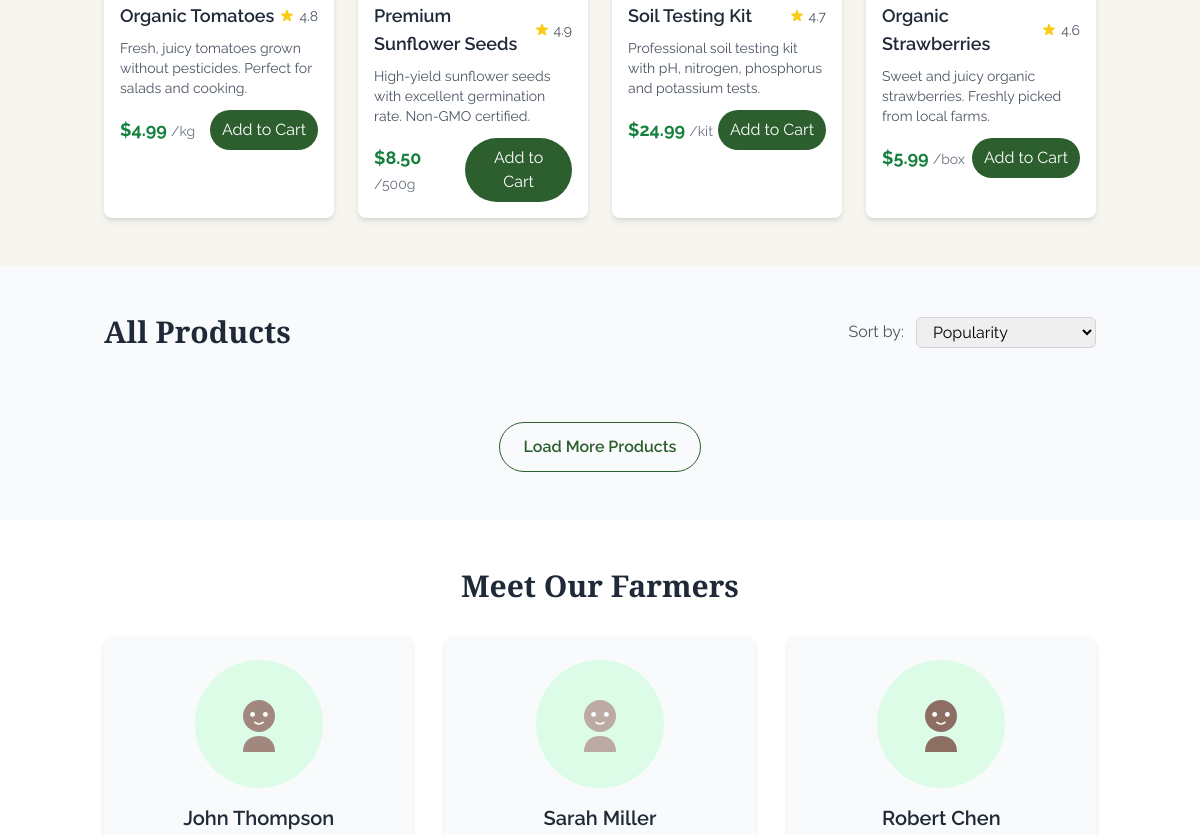
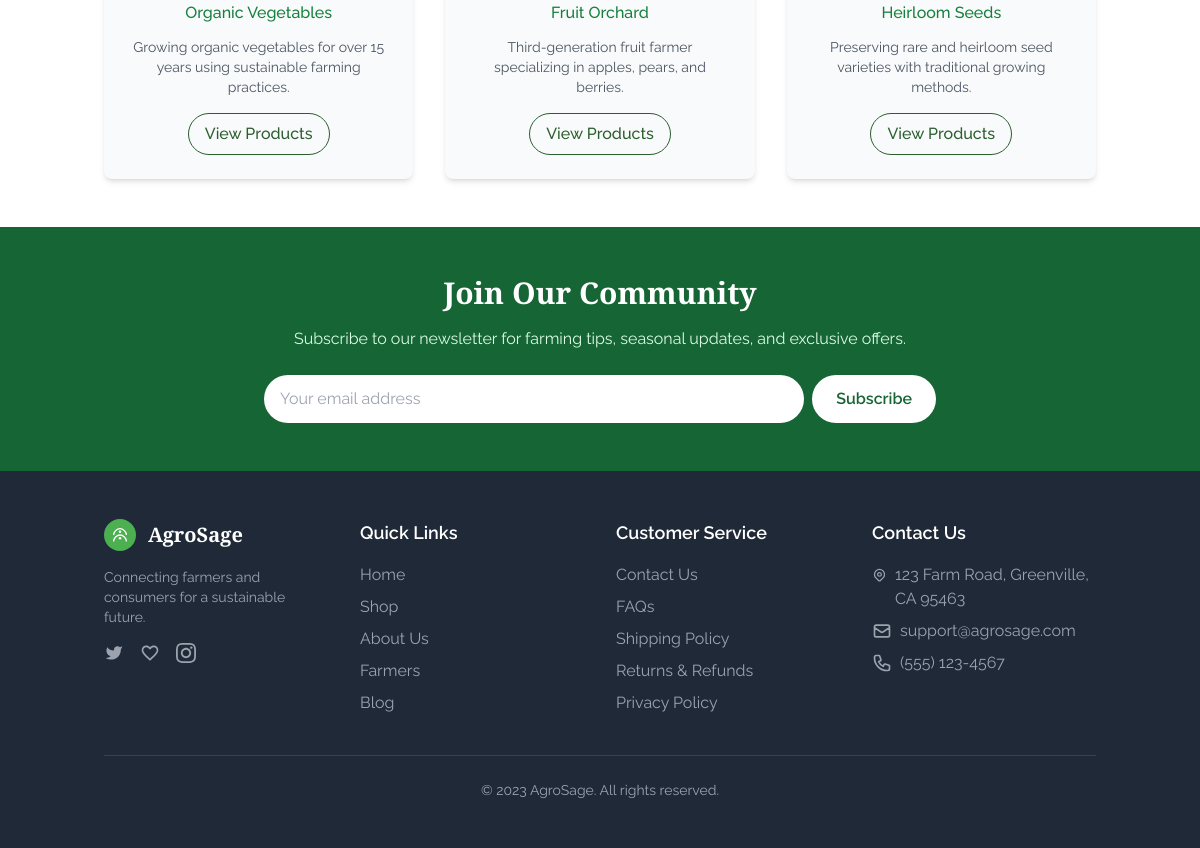
The page /market/ (lower part) on the database as committed earlier (2 pictures, top to bottom).
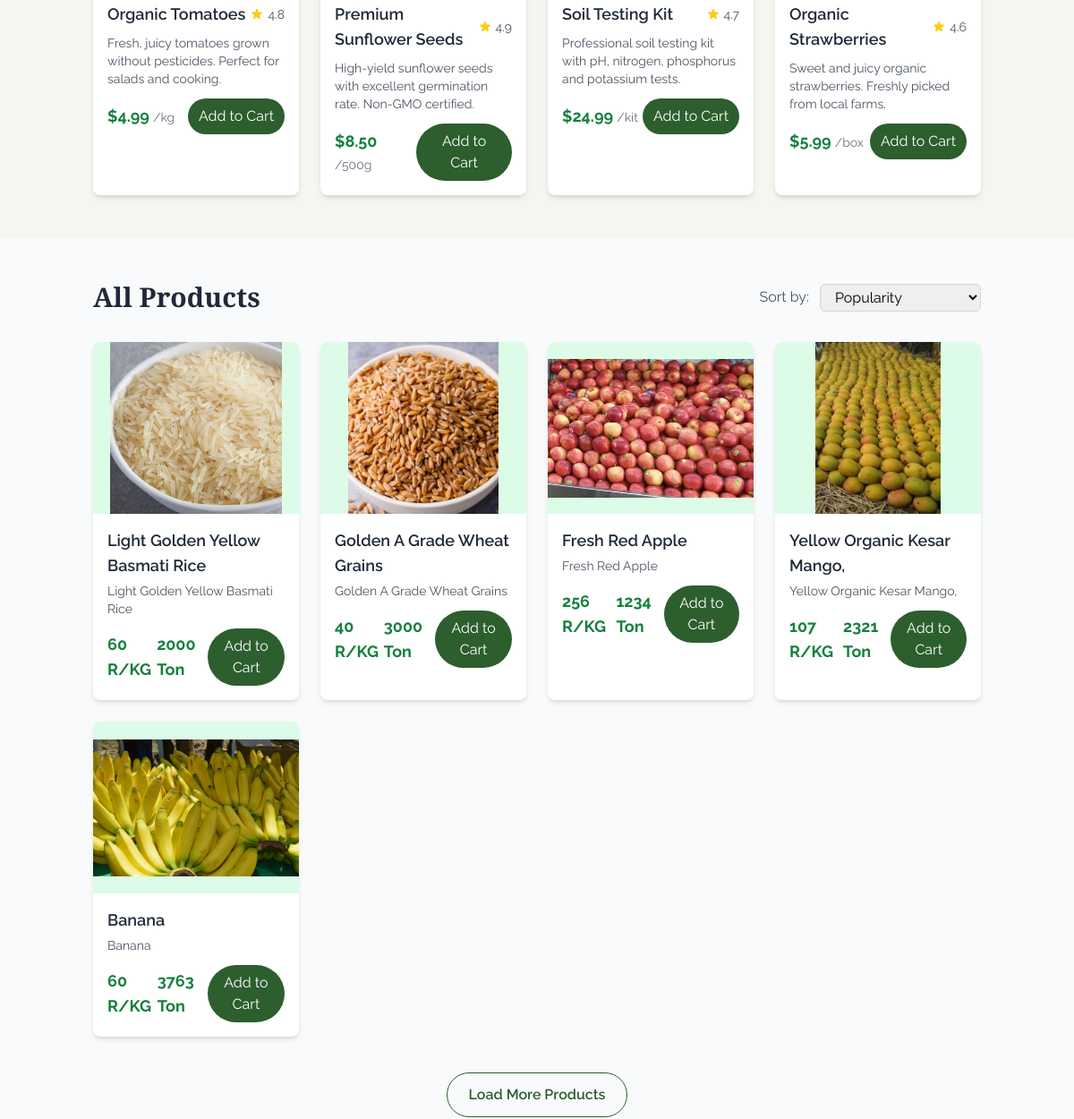
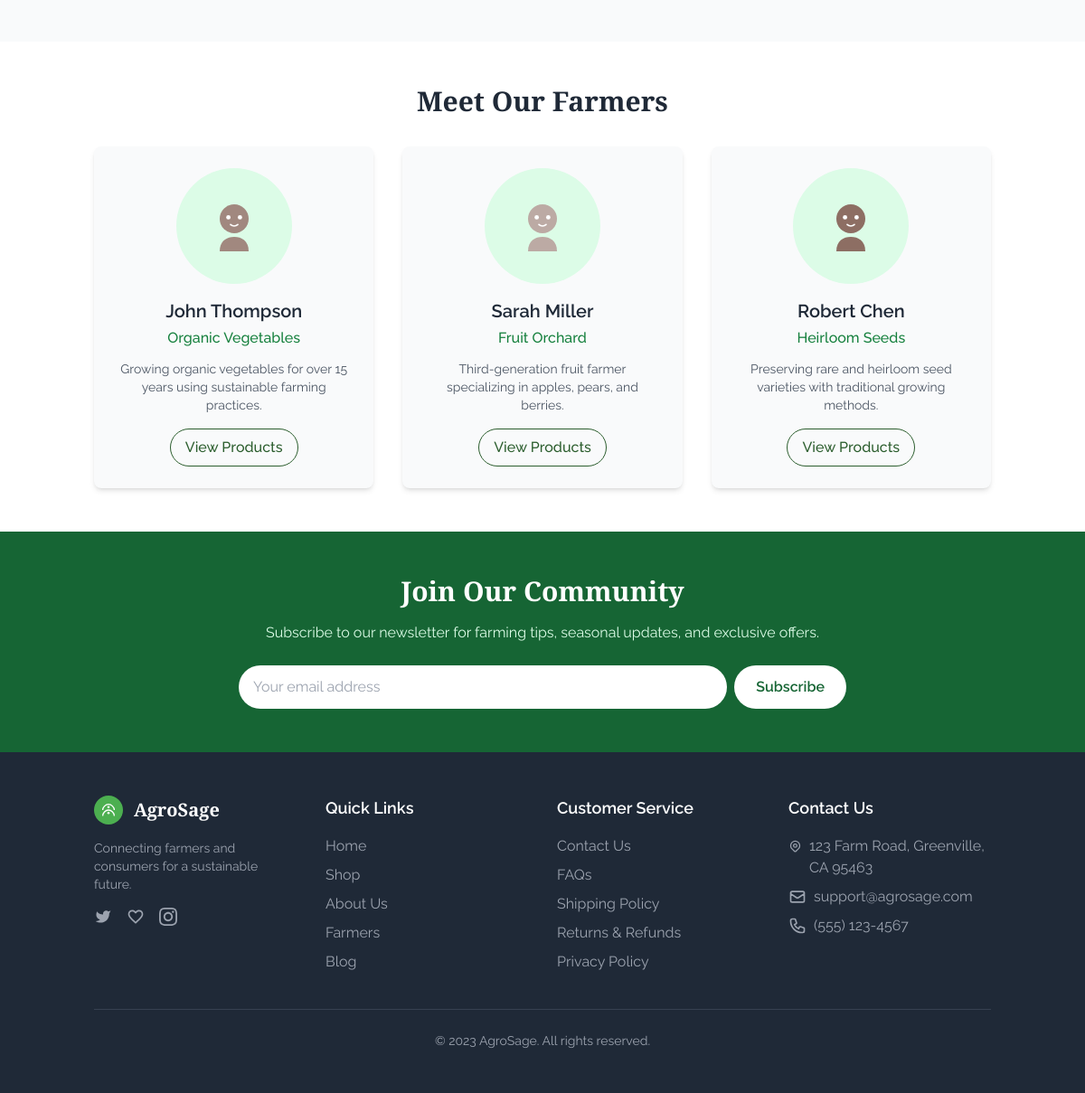
The same page on the database as committed later (2 pictures, top to bottom).
### home/models.py (models this page shows, shortened)
class MarketItems(models.Model):
    items_name = models.CharField(max_length=1000)
    items_description = models.TextField(max_length=1000)
    item_price = models.IntegerField()
    item_image = models.ImageField(upload_to='market_items/')
    items_weight = models.IntegerField()

### home/views.py (the view)
# urls.py: path("market/",views.market,name="market"),
def market(request):
    items = MarketItems.objects.all()
    context = {
        "market_items" : items
    }
    return render(request,"marketplace/market.html",context)

### templates/marketplace/market.html (shortened to what this page needs)
{% load static %}
<!DOCTYPE html>
<html lang="en">
<head>
    <script src="https://cdn.tailwindcss.com"></script>
</head>
<body>
    <section class="py-12">
        <div class="container mx-auto px-4">
            <div class="grid grid-cols-1 sm:grid-cols-2 md:grid-cols-3 lg:grid-cols-4 gap-6">
                <div class="product-card bg-white rounded-lg overflow-hidden shadow-md transition-all duration-300">
                    <div class="p-4">
                        <div class="flex justify-between items-center mb-2">
                            <h3 class="text-lg font-semibold text-gray-800">Organic Tomatoes</h3>
                            <div class="flex items-center">
                                <span class="text-sm text-gray-600 ml-1">4.8</span>
                            </div>
                        </div>
                        <p class="text-gray-600 text-sm mb-3">Fresh, juicy tomatoes grown without pesticides. Perfect for salads and cooking.</p>
                        <div class="flex justify-between items-center">
                            <div>
                                <span class="text-lg font-bold text-green-700">$4.99</span>
                                <span class="text-sm text-gray-500">/kg</span>
                            </div>
                            <button class="btn-primary text-white px-3 py-2 rounded-full">Add to Cart</button>
                        </div>
                    </div>
                </div>
                <div class="product-card bg-white rounded-lg overflow-hidden shadow-md transition-all duration-300">
                    <div class="p-4">
                        <div class="flex justify-between items-center mb-2">
                            <h3 class="text-lg font-semibold text-gray-800">Premium Sunflower Seeds</h3>
                            <div class="flex items-center">
                                <span class="text-sm text-gray-600 ml-1">4.9</span>
                            </div>
                        </div>
                        <p class="text-gray-600 text-sm mb-3">High-yield sunflower seeds with excellent germination rate. Non-GMO certified.</p>
                        <div class="flex justify-between items-center">
                            <div>
                                <span class="text-lg font-bold text-green-700">$8.50</span>
                                <span class="text-sm text-gray-500">/500g</span>
                            </div>
                            <button class="btn-primary text-white px-3 py-2 rounded-full">Add to Cart</button>
                        </div>
                    </div>
                </div>
                <div class="product-card bg-white rounded-lg overflow-hidden shadow-md transition-all duration-300">
                    <div class="p-4">
                        <div class="flex justify-between items-center mb-2">
                            <h3 class="text-lg font-semibold text-gray-800">Soil Testing Kit</h3>
                            <div class="flex items-center">
                                <span class="text-sm text-gray-600 ml-1">4.7</span>
                            </div>
                        </div>
                        <p class="text-gray-600 text-sm mb-3">Professional soil testing kit with pH, nitrogen, phosphorus and potassium tests.</p>
                        <div class="flex justify-between items-center">
                            <div>
                                <span class="text-lg font-bold text-green-700">$24.99</span>
                                <span class="text-sm text-gray-500">/kit</span>
                            </div>
                            <button class="btn-primary text-white px-3 py-2 rounded-full">Add to Cart</button>
                        </div>
                    </div>
                </div>
                <div class="product-card bg-white rounded-lg overflow-hidden shadow-md transition-all duration-300">
                    <div class="p-4">
                        <div class="flex justify-between items-center mb-2">
                            <h3 class="text-lg font-semibold text-gray-800">Organic Strawberries</h3>
                            <div class="flex items-center">
                                <span class="text-sm text-gray-600 ml-1">4.6</span>
                            </div>
                        </div>
                        <p class="text-gray-600 text-sm mb-3">Sweet and juicy organic strawberries. Freshly picked from local farms.</p>
                        <div class="flex justify-between items-center">
                            <div>
                                <span class="text-lg font-bold text-green-700">$5.99</span>
                                <span class="text-sm text-gray-500">/box</span>
                            </div>
                            <button class="btn-primary text-white px-3 py-2 rounded-full">Add to Cart</button>
                        </div>
                    </div>
                </div>
            </div>
        </div>
    </section>
    <section class="py-12 bg-gray-50">
        <div class="container mx-auto px-4">
            <div class="flex justify-between items-center mb-8">
                <h2 class="text-3xl font-bold heading text-gray-800">All Products</h2>
                <div class="flex items-center">
                    <span class="mr-3 text-gray-600">Sort by:</span>
                    <select class="border border-gray-300 rounded-md px-3 py-1 focus:outline-none focus:ring-2 focus:ring-green-200">
                        <option>Popularity</option>
                    </select>
                </div>
            </div>
            <div class="grid grid-cols-1 sm:grid-cols-2 md:grid-cols-3 lg:grid-cols-4 gap-6">
                {% for item in market_items %}
                <div class="product-card bg-white rounded-lg overflow-hidden shadow-md transition-all duration-300">
                    <div class="relative">
                        <div class="h-48 bg-green-100 flex items-center justify-center">
                            {% if item.item_image %}
                                <img src="{{ item.item_image.url }}" alt="{{ item.items_name }}" class="h-full w-auto object-contain">
                            {% endif %}
                        </div>
                    </div>
                    <div class="p-4">
                        <h3 class="text-lg font-semibold text-gray-800 mb-1">{{ item.items_name }}</h3>
                        <p class="text-gray-600 text-sm mb-3">{{ item.items_description }}</p>
                        <div class="flex justify-between items-center">
                            <span class="text-lg font-bold text-green-700">{{ item.item_price }} R/KG</span>
                            <span class="text-lg font-bold text-green-700">{{ item.items_weight }} Ton</span>
                            <button class="btn-primary text-white px-3 py-2 rounded-full">Add to Cart</button>
                        </div>
                    </div>
                </div>
                {% endfor %}
            </div>
            <div class="mt-10 flex justify-center">
                <button class="btn-outline px-6 py-3 rounded-full font-semibold">Load More Products</button>
            </div>
        </div>
    </section>
    <section class="py-12 bg-white">
        <div class="container mx-auto px-4">
            <h2 class="text-3xl font-bold heading text-gray-800 mb-8 text-center">Meet Our Farmers</h2>
            <div class="grid grid-cols-1 md:grid-cols-3 gap-8">
                <div class="bg-gray-50 rounded-lg overflow-hidden shadow-md p-6 text-center">
                    <div class="w-32 h-32 mx-auto bg-green-100 rounded-full flex items-center justify-center mb-4">
                    </div>
                    <h3 class="text-xl font-semibold text-gray-800 mb-1">John Thompson</h3>
                    <p class="text-green-700 font-medium mb-3">Organic Vegetables</p>
                    <p class="text-gray-600 text-sm mb-4">Growing organic vegetables for over 15 years using sustainable farming practices.</p>
                    <button class="btn-outline px-4 py-2 rounded-full font-medium">View Products</button>
                </div>
                <div class="bg-gray-50 rounded-lg overflow-hidden shadow-md p-6 text-center">
                    <div class="w-32 h-32 mx-auto bg-green-100 rounded-full flex items-center justify-center mb-4">
                    </div>
                    <h3 class="text-xl font-semibold text-gray-800 mb-1">Sarah Miller</h3>
                    <p class="text-green-700 font-medium mb-3">Fruit Orchard</p>
                    <p class="text-gray-600 text-sm mb-4">Third-generation fruit farmer specializing in apples, pears, and berries.</p>
                    <button class="btn-outline px-4 py-2 rounded-full font-medium">View Products</button>
                </div>
                <div class="bg-gray-50 rounded-lg overflow-hidden shadow-md p-6 text-center">
                    <div class="w-32 h-32 mx-auto bg-green-100 rounded-full flex items-center justify-center mb-4">
                    </div>
                    <h3 class="text-xl font-semibold text-gray-800 mb-1">Robert Chen</h3>
                    <p class="text-green-700 font-medium mb-3">Heirloom Seeds</p>
                    <p class="text-gray-600 text-sm mb-4">Preserving rare and heirloom seed varieties with traditional growing methods.</p>
                    <button class="btn-outline px-4 py-2 rounded-full font-medium">View Products</button>
                </div>
            </div>
        </div>
    </section>
    <section class="py-12 bg-green-800 text-white">
        <div class="container mx-auto px-4">
            <div class="max-w-2xl mx-auto text-center">
                <h2 class="text-3xl font-bold heading mb-4">Join Our Community</h2>
                <p class="text-green-100 mb-6">Subscribe to our newsletter for farming tips, seasonal updates, and exclusive offers.</p>
                <div class="flex flex-col sm:flex-row gap-2">
                    <input type="email" placeholder="Your email address" class="flex-grow px-4 py-3 rounded-full text-gray-800 focus:outline-none focus:ring-2 focus:ring-green-500">
                    <button class="bg-white text-green-800 px-6 py-3 rounded-full font-semibold hover:bg-gray-100 transition duration-300">Subscribe</button>
                </div>
            </div>
        </div>
    </section>
    <footer class="bg-gray-800 text-white py-12">
        <div class="container mx-auto px-4">
            <div class="grid grid-cols-1 md:grid-cols-4 gap-8">
                <div>
                    <div class="flex items-center mb-4">
                        <div class="mr-3">
                        </div>
                        <h3 class="text-xl font-bold heading">AgroSage</h3>
                    </div>
                    <p class="text-gray-400 text-sm mb-4">Connecting farmers and consumers for a sustainable future.</p>
                    <div class="flex space-x-4">
                        <a href="#" class="text-gray-400 hover:text-white">
                        </a>
                        <a href="#" class="text-gray-400 hover:text-white">
                        </a>
                        <a href="#" class="text-gray-400 hover:text-white">
                        </a>
                    </div>
                </div>
                <div>
                    <h4 class="text-lg font-semibold mb-4">Quick Links</h4>
                    <ul class="space-y-2">
                        <li><a href="#" class="text-gray-400 hover:text-white">Home</a></li>
                        <li><a href="#" class="text-gray-400 hover:text-white">Shop</a></li>
                        <li><a href="#" class="text-gray-400 hover:text-white">About Us</a></li>
                        <li><a href="#" class="text-gray-400 hover:text-white">Farmers</a></li>
                        <li><a href="#" class="text-gray-400 hover:text-white">Blog</a></li>
                    </ul>
                </div>
                <div>
                    <h4 class="text-lg font-semibold mb-4">Customer Service</h4>
                    <ul class="space-y-2">
                        <li><a href="#" class="text-gray-400 hover:text-white">Contact Us</a></li>
                        <li><a href="#" class="text-gray-400 hover:text-white">FAQs</a></li>
                        <li><a href="#" class="text-gray-400 hover:text-white">Shipping Policy</a></li>
                        <li><a href="#" class="text-gray-400 hover:text-white">Returns & Refunds</a></li>
                        <li><a href="#" class="text-gray-400 hover:text-white">Privacy Policy</a></li>
                    </ul>
                </div>
                <div>
                    <h4 class="text-lg font-semibold mb-4">Contact Us</h4>
                    <ul class="space-y-2">
                        <li class="flex items-start">
                            <span class="text-gray-400">123 Farm Road, Greenville, CA 95463</span>
                        </li>
                        <li class="flex items-start">
                            <svg xmlns="http://www.w3.org/2000/svg" class="h-5 w-5 mr-2 mt-0.5 text-gray-400" fill="none" viewBox="0 0 24 24" stroke="currentColor">
                                <path stroke-linecap="round" stroke-linejoin="round" stroke-width="2" d="M3 8l7.89 5.26a2 2 0 002.22 0L21 8M5 19h14a2 2 0 002-2V7a2 2 0 00-2-2H5a2 2 0 00-2 2v10a2 2 0 002 2z" />
                            </svg>
                            <span class="text-gray-400">support@agrosage.com</span>
                        </li>
                        <li class="flex items-start">
                            <span class="text-gray-400">(555) 123-4567</span>
                        </li>
                    </ul>
                </div>
            </div>
            <div class="border-t border-gray-700 mt-10 pt-6 text-center text-gray-400 text-sm">
                <p>&copy; 2023 AgroSage. All rights reserved.</p>
            </div>
        </div>
    </footer>
</body>
</html>

### templates/marketplace/market.html (style rules this page uses)
body { font-family: 'Raleway', sans-serif; background-color: #f7f5f0; }
.heading { font-family: 'Playfair Display', serif; }
.btn-primary { background-color: #2c5e2e; transition: all 0.3s ease; }
.btn-outline { border: 1px solid #2c5e2e; color: #2c5e2e; transition: all 0.3s ease; }

Rows that differ between the two databases and show on the page:
added MarketItems: item_image (picture), items_name "Light Golden Yellow Basmati Rice", items_description "Light Golden Yellow Basmati Rice", item_price "60", items_weight "2000"
added MarketItems: item_image (picture), items_name "Golden A Grade Wheat Grains", items_description "Golden A Grade Wheat Grains", item_price "40", items_weight "3000"
added MarketItems: item_image (picture), items_name "Fresh Red Apple", items_description "Fresh Red Apple", item_price "256", items_weight "1234"
added MarketItems: item_image (picture), items_name "Yellow Organic Kesar Mango,", items_description "Yellow Organic Kesar Mango,", item_price "107", items_weight "2321"
added MarketItems: item_image (picture), items_name "Banana", items_description "Banana", item_price "60", items_weight "3763"
